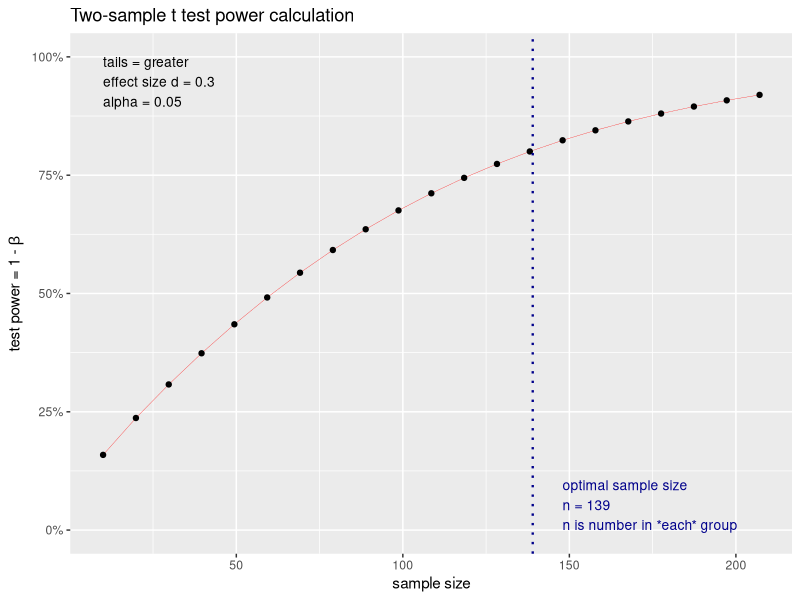
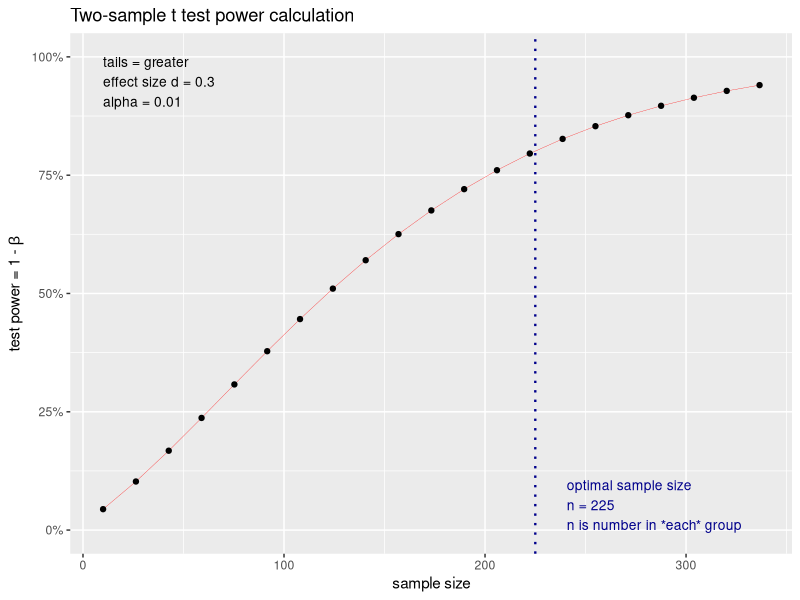
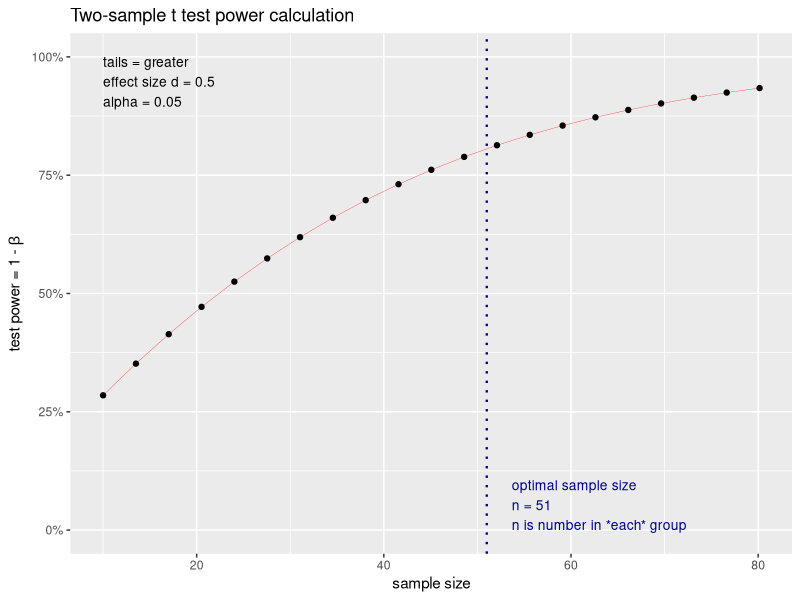
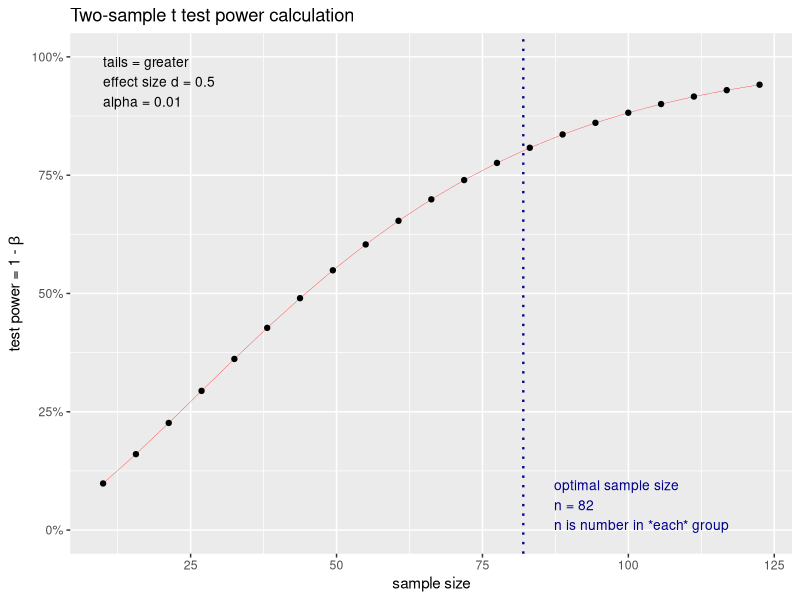

These figures' R source, in order:
library(pwr)

# all power analyses were two-sample, one-way t-tests (type and alternative arguments)

# alpha = 0.05, effect size = 30%
power1 <- pwr.t.test(n=NULL, power = 0.8, d = 0.3, sig.level = 0.05,
                     type = "two.sample", alternative = "greater")
plot(power1)


# alpha = 0.01, effect size = 30%
power2 <- pwr.t.test(n=NULL, power = 0.8, d = 0.3, sig.level = 0.01,
                     type = "two.sample", alternative = "greater")
plot(power2)


# alpha = 0.05, effect size = 50%
power3 <- pwr.t.test(n=NULL, power = 0.8, d = 0.5, sig.level = 0.05,
                     type = "two.sample", alternative = "greater")
plot(power3)


# alpha = 0.01, effect size = 50%
power4 <- pwr.t.test(n=NULL, power = 0.8, d = 0.5, sig.level = 0.01,
                     type = "two.sample", alternative = "greater")
plot(power4)
